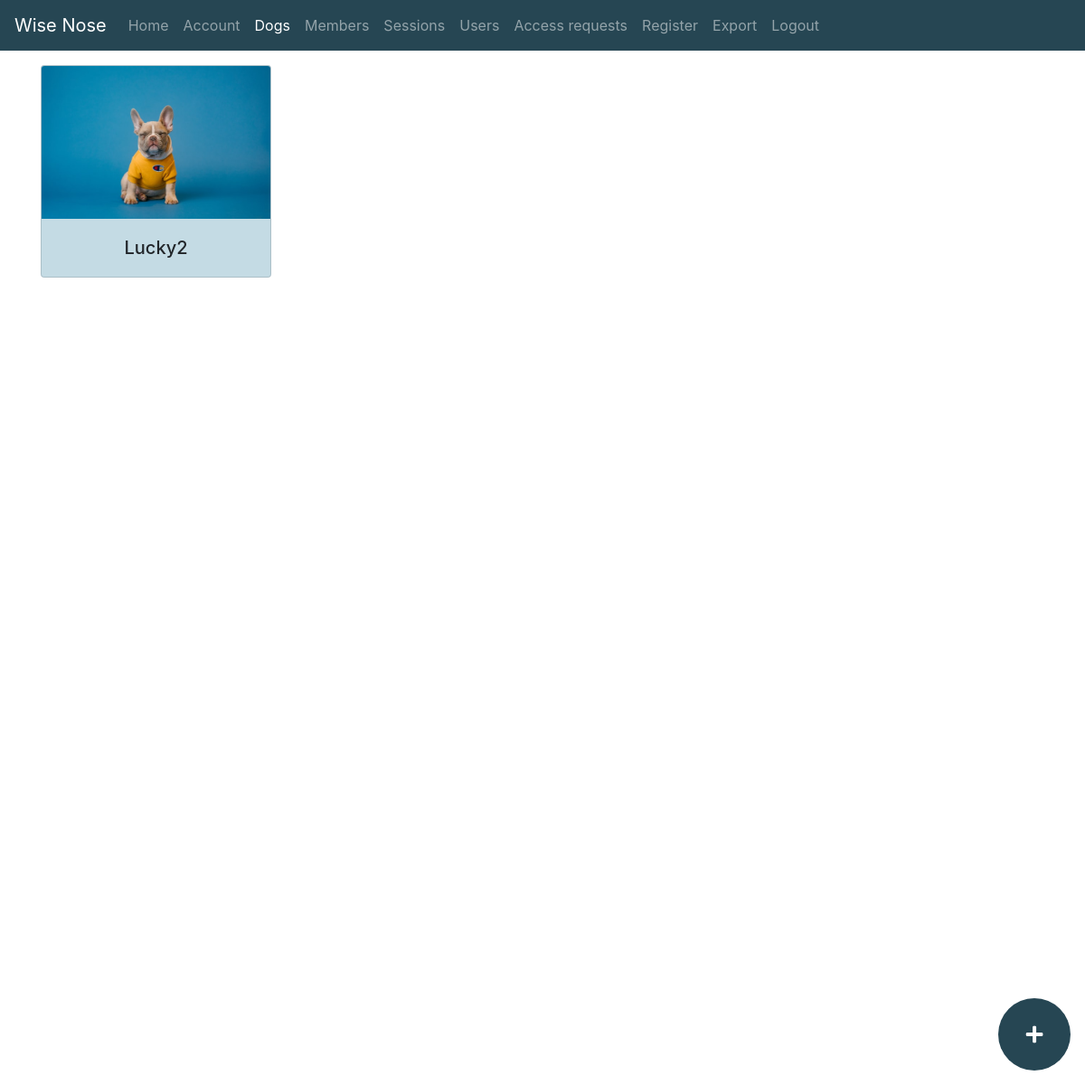
/dogs (signed in), run on an earlier commit of the app's database.
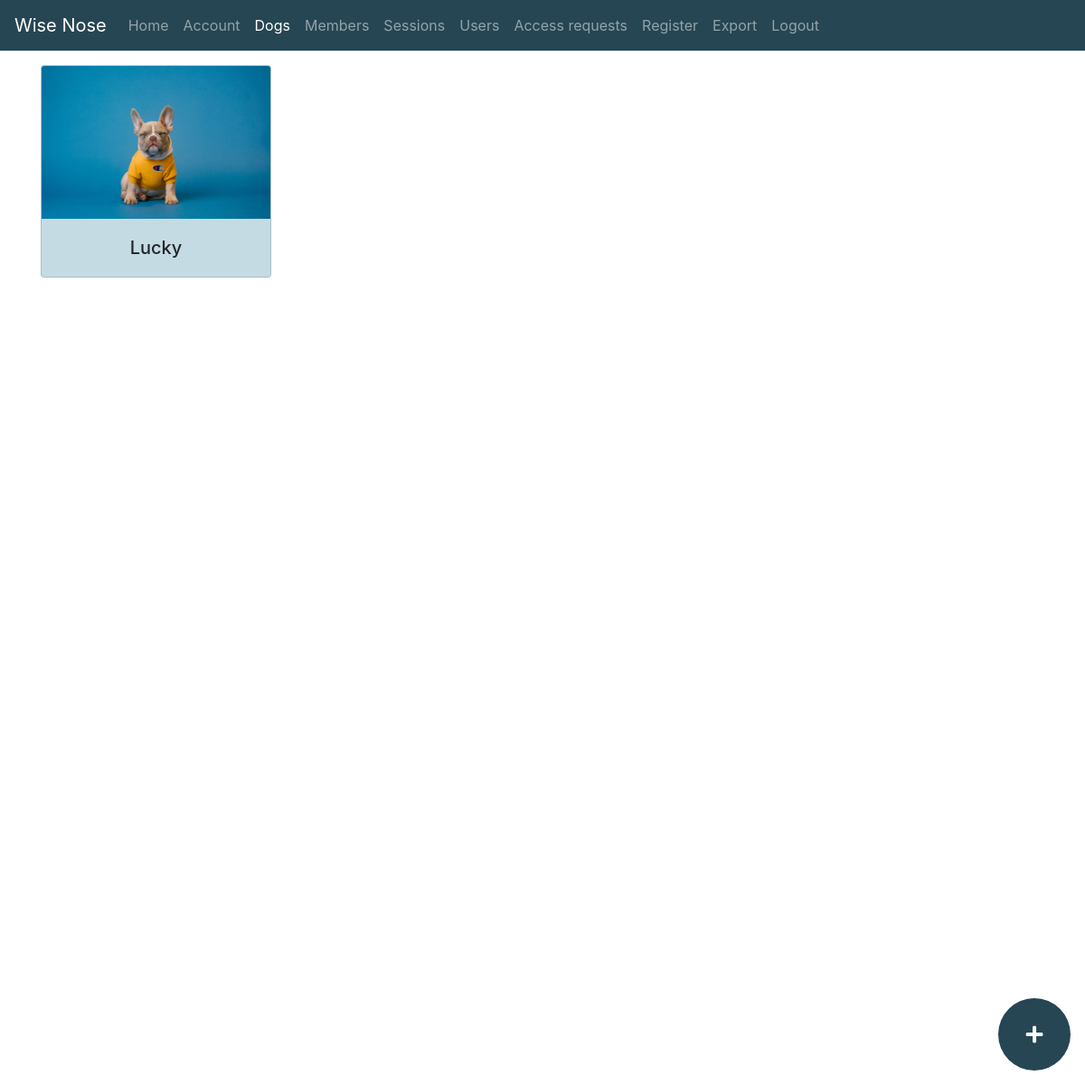
And on a later commit of the database.
### app.py (models this page shows)
class Dog(db.Model):
    id = db.Column(db.Integer, primary_key=True)
    trainer_id = db.Column(db.Integer, db.ForeignKey("person.id", ondelete="SET NULL"), nullable=True)
    name = db.Column(db.String(128), nullable=True)
    wise_nose_id = db.Column(db.String(128), nullable=True)
    age = db.Column(db.Integer, nullable=True)
    sessions = db.relationship("Session", back_populates="dog")
    trainer = db.relationship("Person", back_populates="dogs")

### app.py (the view)
@app.route("/dogs")
def dogs():
    if current_user.is_authenticated:
        dogs = Dog.query.all()
        return render_template('dogs.html', dogs=dogs)
    return redirect(url_for('login'))

### app.py (called while the page is built)
@login_manager.user_loader
def load_user(user_id):
    user = User.query.get(int(user_id))
    print("Loaded user: " + str(user))
    return user

@event.listens_for(Engine, "connect")
def set_sqlite_pragma(dbapi_connection, connection_record):
    cursor = dbapi_connection.cursor()
    cursor.execute("PRAGMA foreign_keys=ON")
    cursor.close()

### templates/dogs.html (shortened to what this page needs)
{% extends 'base.html' %}
{% block body %}
<div class="row row-cols-2 row-cols-md-3 row-cols-lg-4 align-items-stretch">
    {% for dog in dogs %}
        <div class="col mb-4 dog-container">
            <div class="card dog-container-content">
                <div class="row no-gutters">
                    <img src="{{ url_for('static', filename='images/dog_try.jpg') }}" class="card-img-top" alt="...">
                    <div class="card-body">
                        <div class="col">
                            <p><u>Name:</u><p>
                            <h5 class="card-title">{{ dog.name }}</h5>
                        </div>
                    </div>
                </div>
            </div>
        </div>
    {% endfor %}
</div>
<a href="{{ url_for('add_dog') }}" class="fab-material bg-deep-blue btn"><i class="fas fa-plus fa-lg"></i></a>
{% endblock %}

### templates/base.html (shortened to what this page needs)
<!DOCTYPE html>
<html lang="en">
  <head>
      <link rel="stylesheet" href="https://cdn.jsdelivr.net/npm/bootstrap@4.6.0/dist/css/bootstrap.min.css">
      <link rel="stylesheet" href="{{ url_for('static', filename='css/theme.css') }}">
      <link href="{{ url_for('static', filename='css/all.css') }}" rel="stylesheet">
  </head>
  <body>
    <nav class="navbar navbar-expand-lg navbar-dark bg-deep-blue fixed-top">
      <a class="navbar-brand" href="#">Wise Nose</a>
      <div class="collapse navbar-collapse" id="navbarTogglerDemo02">
        <ul class="navbar-nav mr-auto mt-2 mt-lg-0">
          <li class="nav-item">
            <a class="nav-link" href="/"> Home <span class="sr-only">(current)</span></a>
          </li>
          {% if current_user.is_authenticated %}
            <li class="nav-item">
              <a class="nav-link" href="{{ url_for('account') }}">Account</a>
            </li>
            <li class="nav-item">
              <a class="nav-link" href="{{ url_for('dogs') }}">Dogs</a>
            </li>
            <li class="nav-item">
              <a class="nav-link" href="{{ url_for('members') }}">Members</a>
            </li>
            <li class="nav-item">
              <a class="nav-link" href="{{ url_for('sessions') }}">Sessions</a>
            </li>
          {% endif %}
           {% if current_user.admin %}
        <li class="nav-item">
          <a class="nav-link" href="{{ url_for('users') }}">Users <span class="sr-only">(current)</span></a>
        </li>
          <li class="nav-item">
          <a class="nav-link" href="{{ url_for('access_requests') }}">Access requests <span class="sr-only">(current)</span></a>
        </li>
          <li class="nav-item">
          <a class="nav-link" href="{{ url_for('register') }}">Register <span class="sr-only">(current)</span></a>
        </li>
          {% endif %}
          {% if current_user.is_authenticated %}
            <li class="nav-item">
              <a class="nav-link" href="{{ url_for('export') }}">Export</a>
            </li>
            <li class="nav-item">
              <a class="nav-link" href="{{ url_for('logout') }}">Logout</a>
            </li>
          {% endif %}
        </ul>
      </div>
    </nav>
    <div class="container {{ request.path }}">
        {% block body %}
        {% endblock %}
    </div>
  </body>
</html>

### static/css/theme.css (style rules this page uses)
.bg-deep-blue { background-color: #264653; }
body { min-height: 75rem; padding-top: 4.5rem; }
.navbar-collapse.collapse { -webkit-transition: left 0.3s ease; -moz-transition: left 0.3s ease; -o-transition: left 0.3s ease; transition: left 0.3s ease; }
.dog-container-content .card-body { display: flex; justify-content: center; }
.dog-container-content .card-title { margin-bottom: 0; }
.dog-container-content { background-color: rgba(87,151,178,0.35); }
.dog-container .card-body p { margin-top: 1rem; display: none; }
.dog-container .card-body .col> *:not(div) { text-align: center; }
.dog-container { -webkit-transition: flex 0.1s ease; -moz-transition: flex 0.1s ease; -o-transition: flex 0.1s ease; transition: flex 0.1s ease; }
.fab-material { display: flex; justify-content: center; position: fixed; color: white; bottom: 1rem; right: 1rem; border-radius: 50%; width: 5rem; height: 5rem; }
.fab-material i { align-self: center; }

### static/css/all.css (style rules this page uses)
.fa, .fas, .far, .fal, .fad, .fab { -moz-osx-font-smoothing: grayscale; -webkit-font-smoothing: antialiased; display: inline-block; font-style: normal; font-variant: normal; text-rendering: auto; line-height: 1; }
.fa-lg { font-size: 1.33333em; line-height: 0.75em; vertical-align: -.0667em; }
.fa-plus:before { content: "\f067"; }

What changed in the data, as far as the page shows it:
changed Dog: name "Lucky2" → "Lucky"
